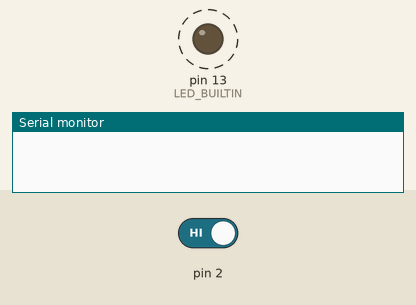
Recording of a program running on a simulated Arduino Uno, built with avr-gcc and run on an emulated ATmega328P. Shown: output pins drawn as LEDs (lit = HIGH), the last lines printed to the serial monitor. Dashed ring = blinking. The test bench sets the inputs (shaded band); at power-on: pin 2 HIGH. Random numbers use the default seed unless the program sets one.

Above: at 1.05 s.
1.3 s: pin 2 driven LOW
At 1.3 s:
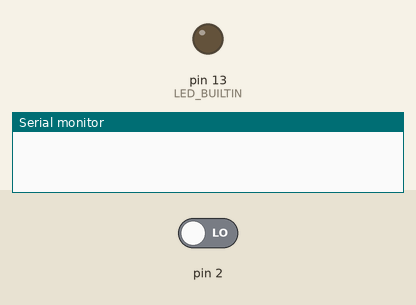
At 3.1 s:
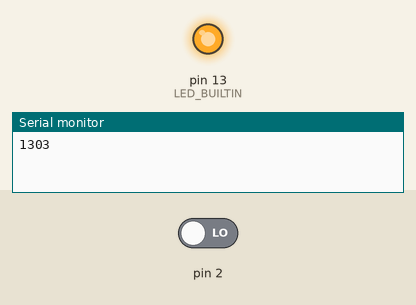
Timing chart, 0 to 10.3 s (numbered marks = the images above; inputs shaded):
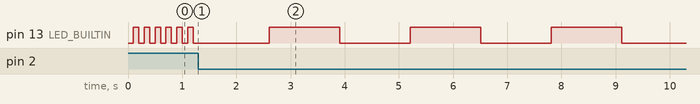

Measured:
- by itself, pin 13 (LED_BUILTIN): alternates HIGH for 1.3 s and LOW for 1.3 s

The program:

main.cpp
```cpp
#include <Arduino.h>
#include <MsTimer2.h>

void Interrupt_RandomSpeed();
void Interrupt_ChangeLedStatus();

volatile bool ledStatus = false;
volatile int interval = 100;

void setup()
{
    Serial.begin(9600);

    // Setup pin mode
    pinMode(LED_BUILTIN, OUTPUT);
    pinMode(2, INPUT);

    // Setup outter interrupt
    attachInterrupt(INT0, Interrupt_RandomSpeed, FALLING);

    // Setup inner interrupt
    MsTimer2::set(interval, Interrupt_ChangeLedStatus);
    MsTimer2::start();
}

void loop()
{
    if (ledStatus == true)
    {
        digitalWrite(LED_BUILTIN, HIGH);
    }
    else
    {
        digitalWrite(LED_BUILTIN, LOW);
    }
}

void Interrupt_RandomSpeed()
{
    // Stop MsTimer Interrupt
    MsTimer2::stop();

    // Generate a random interval value (100 - 4000 ms)
    interval = random(100, 4001);
    Serial.println(interval);

    // Reset and start the MsTimer Interrupt
    MsTimer2::set(interval, Interrupt_ChangeLedStatus);
    MsTimer2::start();
}

void Interrupt_ChangeLedStatus()
{
    // Change the status of led
    ledStatus = !ledStatus;
}
```
